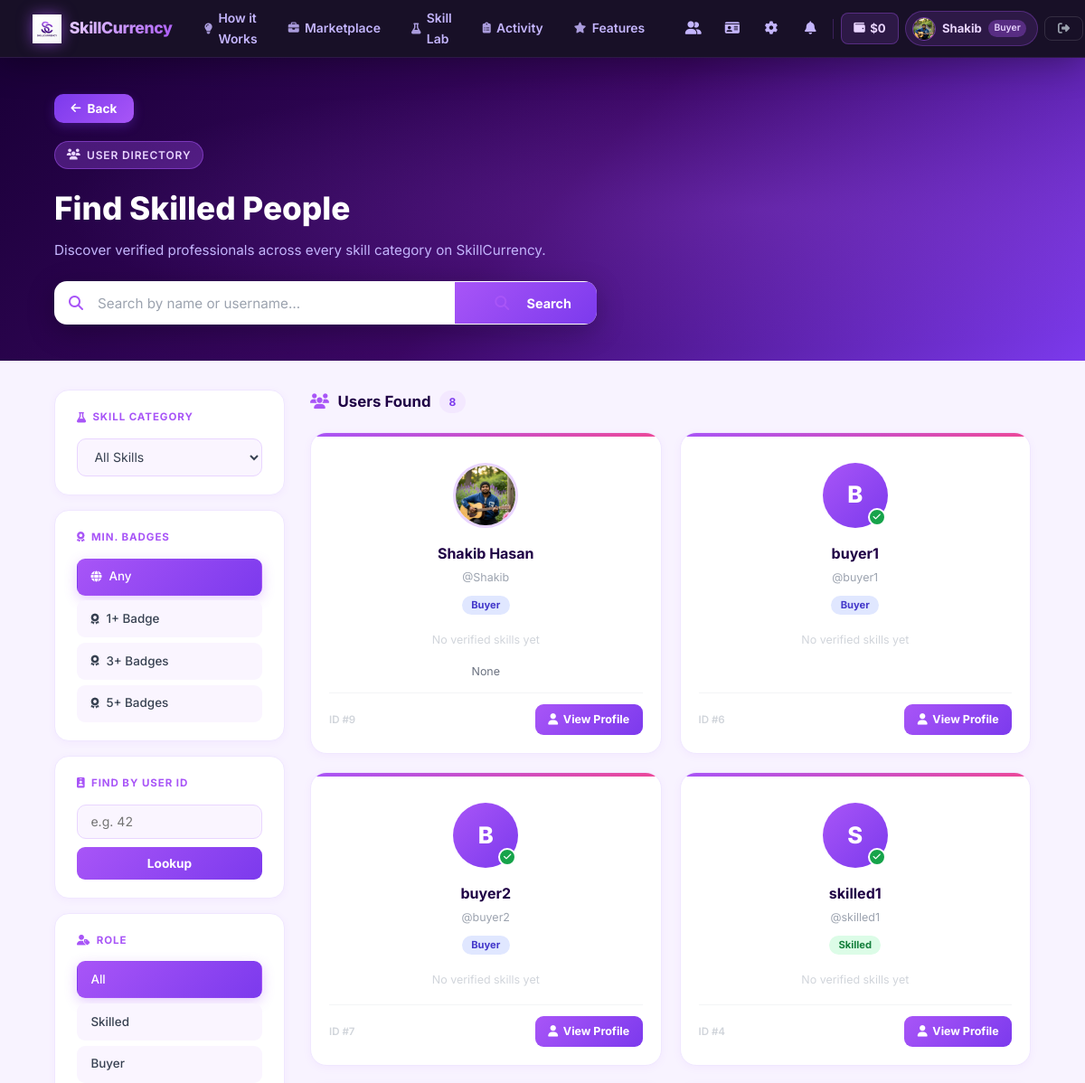
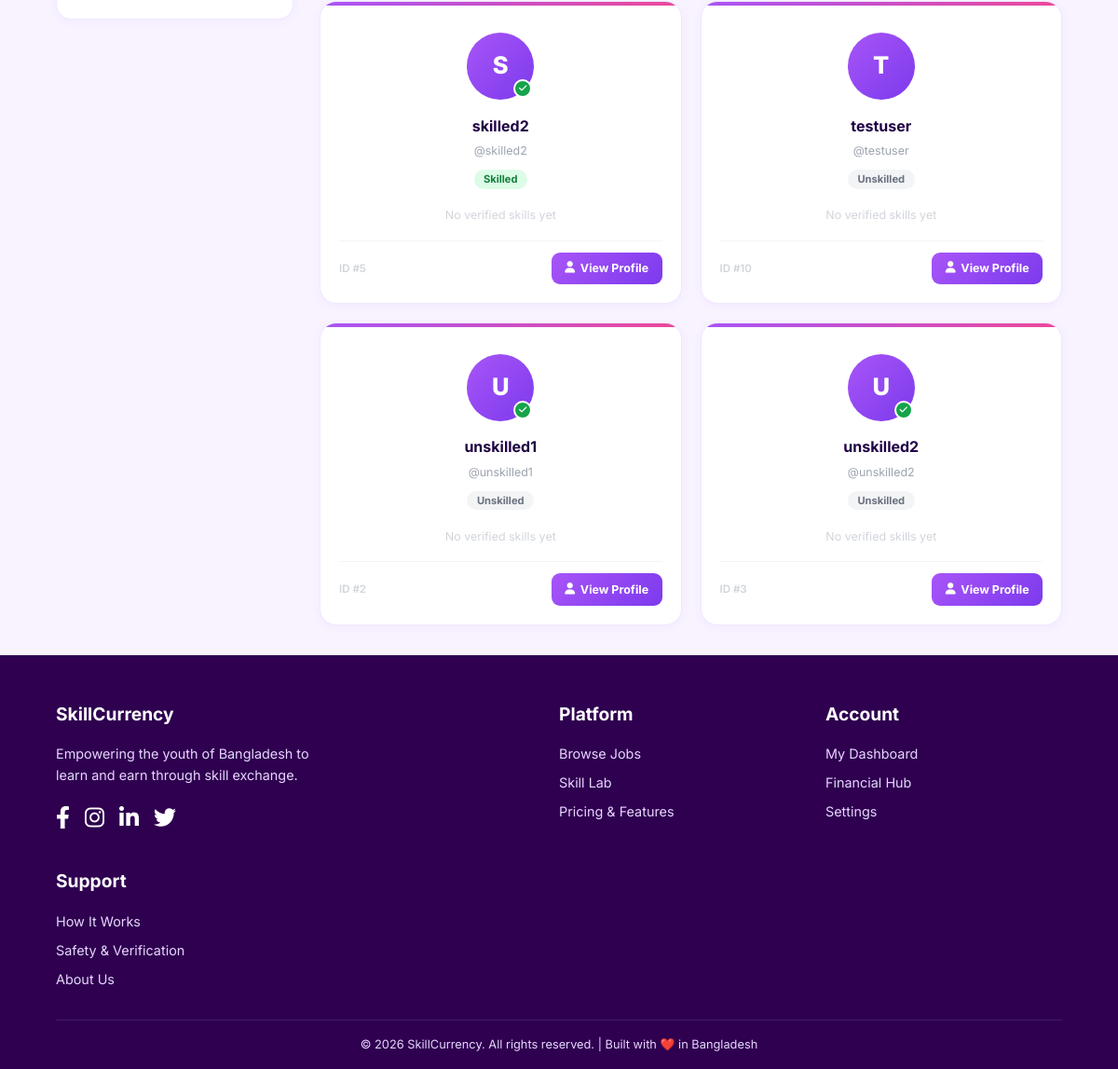
The page /users/search/ (signed in) on the database its author committed (2 pictures, top to bottom).
### accounts/models.py (models this page shows, shortened)
class CustomUser(AbstractUser):
    ROLE_CHOICES = (
        ('Unskilled', 'Unskilled'),
        ('Skilled', 'Skilled'),
        ('Buyer', 'Buyer'),
    )
    VERIFICATION_CHOICES = (
        ('Unverified', 'Unverified'),
        ('Pending', 'Pending'),
        ('Approved', 'Approved'),
        ('Rejected', 'Rejected'),
    )
    role = models.CharField(max_length=20, choices=ROLE_CHOICES, default='Unskilled')
    nid_tin_number = models.CharField(max_length=50, blank=True, null=True)
    is_identity_verified = models.BooleanField(default=False)
    wallet_balance = models.DecimalField(max_digits=10, decimal_places=2, default=0.00)
    rating = models.DecimalField(max_digits=3, decimal_places=1, default=4.9) # Mock default for search
    id_document = models.FileField(upload_to='identity_docs/', blank=True, null=True)
    verification_status = models.CharField(max_length=20, choices=VERIFICATION_CHOICES, default='Unverified')
    avatar = models.ImageField(upload_to='avatars/', blank=True, null=True)
    bio = models.TextField(blank=True, null=True)
    user_uid = models.CharField(max_length=20, unique=True, blank=True, null=True)

### accounts/views.py (the view, shortened to what this page needs)
# urls.py: path('users/search/', views.user_search, name='user_search'),
def user_search(request):
    query_name   = request.GET.get('name', '').strip()
    query_skill  = request.GET.get('skill', '').strip()
    query_uid    = request.GET.get('uid', '').strip()
    query_min_badges = request.GET.get('min_badges', '').strip()
    query_role   = request.GET.get('role', '').strip()
    users = CustomUser.objects.exclude(is_superuser=True).prefetch_related(
        'skill_badges__category'
    )
    if query_name:
        users = users.filter(
            Q(username__icontains=query_name) |
            Q(first_name__icontains=query_name) |
            Q(last_name__icontains=query_name)
        )
    if query_skill:
        users = users.filter(skill_badges__category__name__icontains=query_skill)
    if query_uid:
        try:
            users = users.filter(id=int(query_uid))
        except ValueError:
            users = users.filter(user_uid__icontains=query_uid)
    if query_role:
        users = users.filter(role=query_role)
    users = users.distinct().order_by('username')[:50]
    categories = SkillCategory.objects.all().order_by('name')
    return render(request, 'accounts/user_search.html', {
        'users': users,
        'categories': categories,
        'query_name': query_name,
        'query_skill': query_skill,
        'query_uid': query_uid,
        'query_min_badges': query_min_badges,
        'query_role': query_role,
    })

### accounts/templates/accounts/user_search.html (shortened to what this page needs)
{% extends 'accounts/base.html' %}
{% load static %}
{% block content %}
<div class="us-wrap">
  <div class="us-hero">
    <div class="us-hero-inner">
      {% include 'accounts/_back_button.html' %}
      <div class="us-tag"><i class="fas fa-users"></i> User Directory</div>
      <h1>Find Skilled People</h1>
      <p>Discover verified professionals across every skill category on SkillCurrency.</p>
      <form method="GET" action="{% url 'user_search' %}" class="us-search-bar">
        <i class="fas fa-search"></i>
        <input type="text" name="name" value="{{ query_name }}" placeholder="Search by name or username…" autocomplete="off">
        <button type="submit" class="us-search-btn"><i class="fas fa-search"></i> Search</button>
      </form>
    </div>
  </div>
  <div class="us-layout">
    <aside class="us-sidebar">
      <div class="us-widget">
        <div class="us-widget-title"><i class="fas fa-flask"></i> Skill Category</div>
        <form method="GET" action="{% url 'user_search' %}">
          <select name="skill" class="us-select" onchange="this.form.submit()">
            <option value="">All Skills</option>
          </select>
        </form>
      </div>
      <div class="us-widget">
        <div class="us-widget-title"><i class="fas fa-award"></i> Min. Badges</div>
        <div class="us-pills">
          <a href="?" class="us-pill {% if not query_min_badges %}active{% endif %}"><i class="fas fa-globe"></i> Any</a>
          <a href="?min_badges=1" class="us-pill "><i class="fas fa-award"></i> 1+ Badge</a>
          <a href="?min_badges=3" class="us-pill "><i class="fas fa-award"></i> 3+ Badges</a>
          <a href="?min_badges=5" class="us-pill "><i class="fas fa-award"></i> 5+ Badges</a>
        </div>
      </div>
      <div class="us-widget">
        <div class="us-widget-title"><i class="fas fa-id-badge"></i> Find by User ID</div>
        <form method="GET" action="{% url 'user_search' %}">
          <input type="number" name="uid" value="{{ query_uid }}" class="us-input" placeholder="e.g. 42" min="1">
          <button type="submit" class="us-uid-btn">Lookup</button>
        </form>
      </div>
      <div class="us-widget">
        <div class="us-widget-title"><i class="fas fa-user-tag"></i> Role</div>
        <div class="us-pills">
          <a href="{% url 'user_search' %}{% if query_name %}?name={{ query_name }}{% endif %}" class="us-pill {% if not query_role %}active{% endif %}">All</a>
          <a href="?{% if query_name %}name={{ query_name }}&{% endif %}role=Skilled" class="us-pill {% if query_role == 'Skilled' %}active{% endif %}">Skilled</a>
          <a href="?{% if query_name %}name={{ query_name }}&{% endif %}role=Buyer" class="us-pill {% if query_role == 'Buyer' %}active{% endif %}">Buyer</a>
        </div>
      </div>
    </aside>
    <main class="us-feed">
      <div class="us-feed-header">
        <div class="us-feed-title"><i class="fas fa-users"></i> Users Found <span class="us-count-badge">{{ users|length }}</span></div>
      </div>
      <div class="us-grid">
        {% for u in users %}
        <div class="us-card">
          <div class="us-card-bar"></div>
          <div class="us-card-avatar-wrap">
            {% if u.avatar %}<img src="{{ u.avatar.url }}" alt="{{ u.username }}" class="us-card-avatar-img">
            {% else %}<div class="us-card-avatar-ph">{{ u.username|make_list|first|upper }}</div>{% endif %}
            {% if u.is_identity_verified %}<span class="us-verified-dot" title="Verified"><i class="fas fa-check"></i></span>{% endif %}
          </div>
          <div class="us-card-info">
            <h3 class="us-card-name"><a href="{% url 'public_profile' u.username %}">{{ u.get_full_name|default:u.username }}</a></h3>
            <div class="us-card-username">@{{ u.username }}</div>
            <span class="us-card-role-badge us-role-{{ u.role|lower }}">{{ u.role }}</span>
          </div>
          {% with badges=u.skill_badges.all %}
          {% if badges %}
          <div class="us-card-skills">
            {% for b in badges|slice:":4" %}<span class="us-skill-chip"><i class="fas fa-award"></i> {{ b.category.name|truncatechars:14 }} <span class="us-badge-lvl">L{{ b.level }}</span></span>{% endfor %}
            {% if badges|length > 4 %}<span class="us-skill-more">+{{ badges|length|add:"-4" }} more</span>{% endif %}
          </div>
          <div class="us-rating-row">
            <div class="us-stars">
              {% for i in "12345" %}<i class="fas fa-star {% if forloop.counter <= badges|length %}us-star-on{% else %}us-star-off{% endif %}"></i>{% endfor %}
            </div>
            <span class="us-rating-label">{{ badges|length }} badge{{ badges|length|pluralize }}</span>
          </div>
          {% else %}<div class="us-no-skills">No verified skills yet</div>{% endif %}
          {% endwith %}
          {% if u.bio %}<p class="us-card-bio">{{ u.bio|truncatechars:80 }}</p>{% endif %}
          <div class="us-card-footer">
            <span class="us-card-uid">ID #{{ u.id }}</span>
            <a href="{% url 'public_profile' u.username %}" class="us-view-btn"><i class="fas fa-user"></i> View Profile</a>
          </div>
        </div>
        {% empty %}
        <div class="us-empty"><i class="fas fa-user-slash"></i><h3>No Users Found</h3><p>Try adjusting your filters.</p><a href="{% url 'user_search' %}" class="us-view-btn" style="display:inline-flex;margin-top:1rem;">Clear Filters</a></div>
        {% endfor %}
      </div>
    </main>
  </div>
</div>
{% endblock %}

### accounts/templates/accounts/base.html (shortened to what this page needs)
<!DOCTYPE html>
<html lang="en">
<head>
    {% load static %}
    <link rel="stylesheet" href="https://cdnjs.cloudflare.com/ajax/libs/font-awesome/6.4.0/css/all.min.css">
    <link rel="stylesheet" href="{% static 'css/style.css' %}">
</head>
<body>
    <header id="main-header">
    <a href="{% url 'landing_page' %}" class="nb-logo">
        <img src="{% static 'images/logo.png' %}" alt="SkillCurrency">
        <span class="nb-logo-text">SkillCurrency</span>
    </a>
    <nav class="nb-center">
        <a href="{% url 'landing_page' %}#how-it-works" class="nb-link"><i class="fas fa-lightbulb"></i> How it Works</a>
        <a href="{% url 'marketplace_feed' %}" class="nb-link"><i class="fas fa-briefcase"></i> Marketplace</a>
        {% if user.is_authenticated %}
        <a href="{% url 'skill_lab_dashboard' %}" class="nb-link"><i class="fas fa-flask"></i> Skill Lab</a>
        <a href="{% url 'my_activity' %}" class="nb-link"><i class="fas fa-clipboard-list"></i> Activity</a>
        {% endif %}
        <a href="{% url 'landing_page' %}#features" class="nb-link"><i class="fas fa-star"></i> Features</a>
    </nav>
    <div class="nb-right">
        {% if user.is_authenticated %}
            <a href="{% url 'user_search' %}" class="nb-icon" title="Find Users"><i class="fas fa-user-friends"></i></a>
            <a href="{% url 'identity_vault' %}" class="nb-icon {% if user.is_identity_verified %}nb-verified{% endif %}" title="Identity Vault">
                <i class="fas fa-id-card"></i>
            </a>
            <a href="{% url 'settings_page' %}" class="nb-icon" title="Settings"><i class="fas fa-cog"></i></a>
            <div class="nb-notif-wrap">
                <button class="nb-icon" id="notif-toggle" title="Notifications">
                    <i class="fas fa-bell"></i>
                </button>
            </div>
            <a href="{% url 'financial_hub' %}" class="nb-wallet" title="Financial Hub">
                <i class="fas fa-wallet"></i>
                <span>${{ user.wallet_balance|floatformat:0 }}</span>
            </a>
            <a href="{% url 'public_profile' user.username %}" class="nb-chip">
                {% if user.avatar %}<img src="{{ user.avatar.url }}" alt="{{ user.username }}" class="nb-chip-avatar">
                {% else %}<div class="nb-chip-ph">{{ user.username|make_list|first|upper }}</div>{% endif %}
                <span class="nb-chip-name">{{ user.username }}</span>
                <span class="nb-chip-role">{{ user.role }}</span>
            </a>
            <a href="{% url 'logout' %}" class="nb-signout" title="Sign Out"><i class="fas fa-sign-out-alt"></i></a>
        {% else %}
            <a href="{% url 'signin' %}" class="nb-signin"><i class="fas fa-sign-in-alt"></i> Sign In</a>
            <a href="{% url 'signup' %}" class="nb-getstarted"><i class="fas fa-rocket"></i> Get Started</a>
        {% endif %}
    </div>
    </header>
    <main>
        {% block content %}
        {% endblock %}
    </main>
    <footer>
        <div class="footer-content">
            <div>
                <h3>SkillCurrency</h3>
                <p>Empowering the youth of Bangladesh to learn and earn through skill exchange.</p>
                <div class="social-icons">
                    <a href="#"><i class="fab fa-facebook-f"></i></a>
                    <a href="#"><i class="fab fa-instagram"></i></a>
                    <a href="#"><i class="fab fa-linkedin-in"></i></a>
                    <a href="#"><i class="fab fa-twitter"></i></a>
                </div>
            </div>
            <div>
                <h3>Platform</h3>
                <div class="footer-links">
                    <a href="{% url 'marketplace_feed' %}">Browse Jobs</a>
                    <a href="{% url 'skill_lab_dashboard' %}">Skill Lab</a>
                    <a href="{% url 'landing_page' %}#features">Pricing & Features</a>
                </div>
            </div>
            <div>
                <h3>Account</h3>
                <div class="footer-links">
                    {% if user.is_authenticated %}
                        <a href="{% url 'public_profile' user.username %}">My Dashboard</a>
                        <a href="{% url 'financial_hub' %}">Financial Hub</a>
                        <a href="{% url 'settings_page' %}">Settings</a>
                    {% else %}
                        <a href="{% url 'signup' %}">Sign Up</a>
                        <a href="{% url 'signin' %}">Sign In</a>
                    {% endif %}
                </div>
            </div>
            <div>
                <h3>Support</h3>
                <div class="footer-links">
                    <a href="{% url 'landing_page' %}#how-it-works">How It Works</a>
                    <a href="{% url 'identity_vault' %}">Safety & Verification</a>
                    <a href="{% url 'landing_page' %}#about">About Us</a>
                </div>
            </div>
        </div>
        <div class="footer-bottom">
            &copy; 2026 SkillCurrency. All rights reserved. | Built with ❤️ in Bangladesh
        </div>
    </footer>
</body>
</html>

### rows shown on the page
CustomUser: wallet_balance "0", avatar (picture), username "Shakib", role "Buyer", get_full_name "Shakib Hasan", bio "None", id "9"
CustomUser: username|make_list "B", is_identity_verified True (drawn), get_full_name "buyer1", username "buyer1", role "Buyer", id "6"
CustomUser: username|make_list "B", is_identity_verified True (drawn), get_full_name "buyer2", username "buyer2", role "Buyer", id "7"
CustomUser: username|make_list "S", is_identity_verified True (drawn), get_full_name "skilled1", username "skilled1", role "Skilled", id "4"
CustomUser: username|make_list "S", is_identity_verified True (drawn), get_full_name "skilled2", username "skilled2", role "Skilled", id "5"
CustomUser: username|make_list "T", get_full_name "testuser", username "testuser", role "Unskilled", id "10"
CustomUser: username|make_list "U", is_identity_verified True (drawn), get_full_name "unskilled1", username "unskilled1", role "Unskilled", id "2"
CustomUser: username|make_list "U", is_identity_verified True (drawn), get_full_name "unskilled2", username "unskilled2", role "Unskilled", id "3"

### other values the page prints
{{ users|length }} "8"
